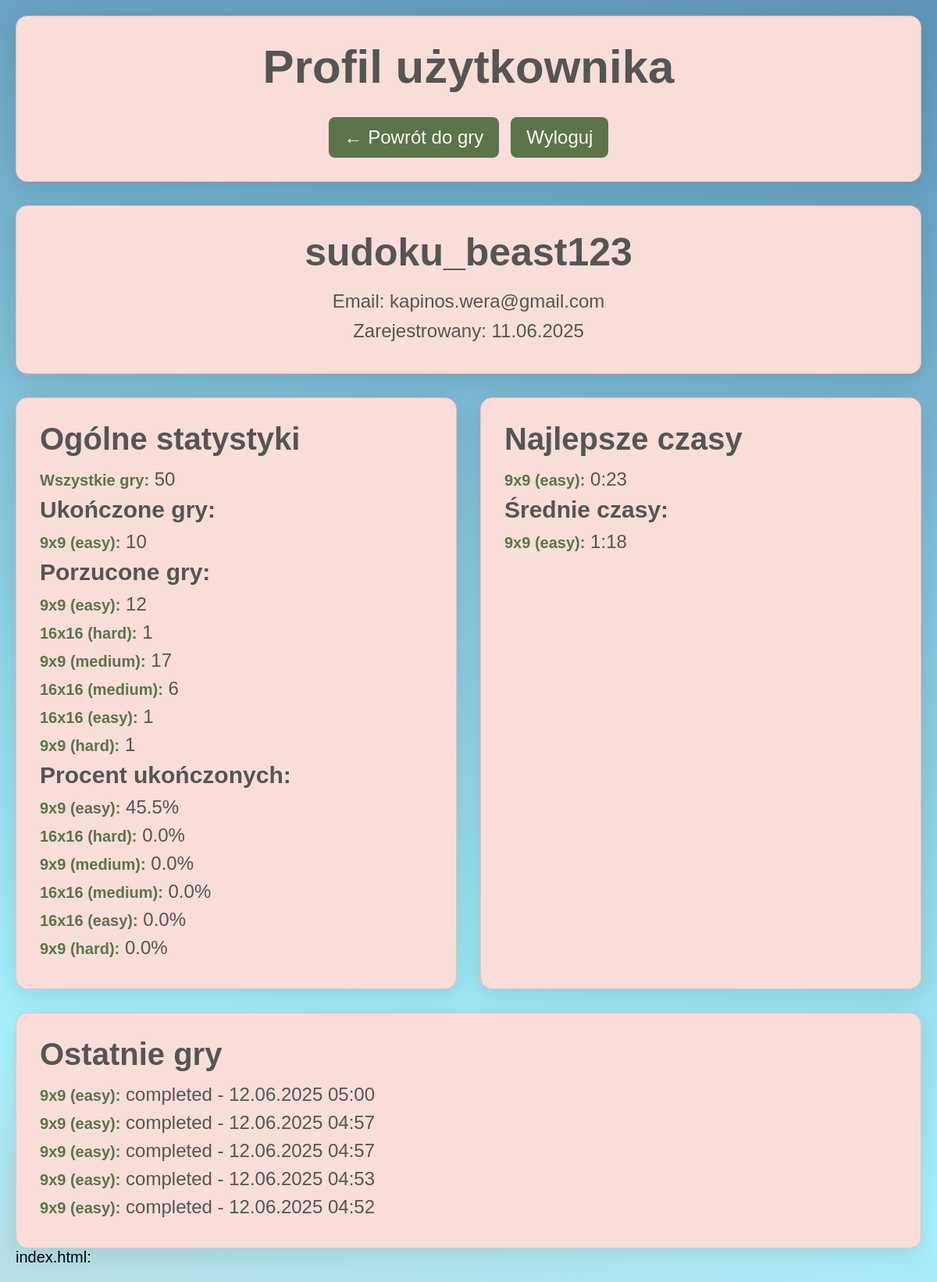
Screenshot of /profile (signed in) with the database file from the repository.
### app.py (models this page shows, shortened)
class User(db.Model):
    __tablename__ = 'users'
    id = db.Column(db.Integer, primary_key=True)
    username = db.Column(db.String(80), unique=True, nullable=False)
    email = db.Column(db.String(120), unique=True, nullable=False)
    password_hash = db.Column(db.String(128), nullable=False)
    created_at = db.Column(db.DateTime, default=datetime.utcnow)
    is_active = db.Column(db.Boolean, default=True)

class SudokuBestScore(db.Model):
    __tablename__ = 'sudoku_best_scores'
    id = db.Column(db.Integer, primary_key=True)
    user_id = db.Column(db.Integer, db.ForeignKey('users.id'), nullable=False)
    board_size = db.Column(db.Integer, nullable=False)
    difficulty = db.Column(db.String(20), nullable=False)
    best_time_seconds = db.Column(db.Integer, nullable=False)
    achieved_at = db.Column(db.DateTime, default=datetime.utcnow)
    game_id = db.Column(db.Integer, db.ForeignKey('sudoku_games.id'), nullable=True)
    user = db.relationship('User', backref=db.backref('best_scores', lazy=True))
    game = db.relationship('SudokuGame')
    __table_args__ = (db.UniqueConstraint('user_id', 'board_size', 'difficulty'),)

class SudokuGame(db.Model):
    __tablename__ = 'sudoku_games'
    id = db.Column(db.Integer, primary_key=True)
    user_id = db.Column(db.Integer, db.ForeignKey('users.id'), nullable=False)
    board_size = db.Column(db.Integer, nullable=False)
    difficulty = db.Column(db.String(20), nullable=False)
    status = db.Column(db.String(20), nullable=False, default='started')  # started, completed, abandoned, failed
    time_seconds = db.Column(db.Integer, nullable=True)  # NULL jeśli nie ukończono
    started_at = db.Column(db.DateTime, default=datetime.utcnow)
    finished_at = db.Column(db.DateTime, nullable=True)
    moves_count = db.Column(db.Integer, default=0)
    hints_used = db.Column(db.Integer, default=0)
    user = db.relationship('User', backref=db.backref('games', lazy=True))

### app.py (the view)
@app.route('/profile')
@login_required
def profile():
    user_id = session['user_id']
    user = User.query.get(user_id)
    total_games = SudokuGame.query.filter_by(user_id=user_id).count()
    game_stats = {}
    distinct_games = db.session.query(
        SudokuGame.board_size,
        SudokuGame.difficulty
    ).filter_by(user_id=user_id).distinct().all()
    for board_size, difficulty in distinct_games:
        category = f"{board_size}x{board_size} ({difficulty})"
        category_games = SudokuGame.query.filter_by(
            user_id=user_id,
            board_size=board_size,
            difficulty=difficulty
        )
        total_in_category = category_games.count()
        completed_in_category = category_games.filter_by(status='completed').count()
        abandoned_in_category = category_games.filter_by(status='abandoned').count()
        completed_games_with_time = category_games.filter(
            SudokuGame.status == 'completed',
            SudokuGame.time_seconds.isnot(None)
        ).all()
        avg_time_seconds = 0
        if completed_games_with_time:
            total_time = sum(game.time_seconds for game in completed_games_with_time)
            avg_time_seconds = total_time // len(completed_games_with_time)
        completion_rate = round(completed_in_category / total_in_category * 100, 1) if total_in_category > 0 else 0
        game_stats[category] = {
            'total': total_in_category,
            'completed': completed_in_category,
            'abandoned': abandoned_in_category,
            'completion_rate': completion_rate,
            'avg_time_minutes': avg_time_seconds // 60,
            'avg_time_seconds': avg_time_seconds % 60
        }
    best_scores = SudokuBestScore.query.filter_by(user_id=user_id).all()
    recent_games = SudokuGame.query.filter_by(user_id=user_id).order_by(SudokuGame.started_at.desc()).limit(5).all()
    return render_template('profile.html',
                         user=user,
                         total_games=total_games,
                         game_stats=game_stats,
                         best_scores=best_scores,
                         recent_games=recent_games)

### app.py (called while the page is built)
def login_required(f):
    from functools import wraps
    @wraps(f)
    def decorated_function(*args, **kwargs):
        if 'user_id' not in session:
            flash('Musisz być zalogowany żeby uzyskać dostęp do tej strony.', 'error')
            return redirect(url_for('login'))
        return f(*args, **kwargs)
    return decorated_function

### templates/profile.html (shortened to what this page needs)
<!DOCTYPE html>
<html lang="pl">
<head>
    <link rel="stylesheet" href="{{ url_for('static', filename='css/profilestyle.css') }}">
</head>
<body>
    <div class="container">
        <header>
            <h1>Profil użytkownika</h1>
            <nav>
                <a href="{{ url_for('index') }}">← Powrót do gry</a>
                <a href="{{ url_for('logout') }}">Wyloguj</a>
            </nav>
        </header>
        <div class="profile-info">
            <h2>{{ user.username }}</h2>
            <p>Email: {{ user.email }}</p>
            <p>Zarejestrowany: {{ user.created_at.strftime('%d.%m.%Y') }}</p>
        </div>
        <div class="stats-grid">
            <div class="stat-card">
                <h3>Ogólne statystyki</h3>
                <p><strong>Wszystkie gry:</strong> {{ total_games }}</p>
                <h4>Ukończone gry:</h4>
                {% if game_stats %}
                    {% for category, stats in game_stats.items() %}
                        {% if stats.completed > 0 %}
                            <p><strong>{{ category }}:</strong> {{ stats.completed }}</p>
                        {% endif %}
                    {% endfor %}
                {% else %}
                    <p>Brak ukończonych gier</p>
                {% endif %}
                <h4>Porzucone gry:</h4>
                {% if game_stats %}
                    {% for category, stats in game_stats.items() %}
                        {% if stats.abandoned > 0 %}
                            <p><strong>{{ category }}:</strong> {{ stats.abandoned }}</p>
                        {% endif %}
                    {% endfor %}
                {% else %}
                    <p>Brak porzuconych gier</p>
                {% endif %}
                <h4>Procent ukończonych:</h4>
                {% if game_stats %}
                    {% for category, stats in game_stats.items() %}
                        <p><strong>{{ category }}:</strong> {{ stats.completion_rate }}%</p>
                    {% endfor %}
                {% endif %}
            </div>
            <div class="stat-card">
                <h3>Najlepsze czasy</h3>
                {% if best_scores %}
                    {% for score in best_scores %}
                        <p><strong>{{ score.board_size }}x{{ score.board_size }} ({{ score.difficulty }}):</strong>
                           {{ score.best_time_seconds // 60 }}:{{ '%02d'|format(score.best_time_seconds % 60) }}</p>
                    {% endfor %}
                {% else %}
                    <p>Brak ukończonych gier</p>
                {% endif %}
                <h4>Średnie czasy:</h4>
                {% if game_stats %}
                    {% for category, stats in game_stats.items() %}
                        {% if stats.completed > 0 %}
                            <p><strong>{{ category }}:</strong> {{ stats.avg_time_minutes }}:{{ '%02d'|format(stats.avg_time_seconds % 60) }}</p>
                        {% endif %}
                    {% endfor %}
                {% endif %}
            </div>
        </div>
        {% if recent_games %}
        <div class="stat-card">
            <h3>Ostatnie gry</h3>
            {% for game in recent_games %}
                <p><strong>{{ game.board_size }}x{{ game.board_size }} ({{ game.difficulty }}):</strong>
                   {{ game.status }} - {{ game.started_at.strftime('%d.%m.%Y %H:%M') }}</p>
            {% endfor %}
        </div>
        {% endif %}
    </div>
</body>
</html>

### static/css/profilestyle.css (style rules this page uses)
* { font-size: 20px; margin: 0; padding: 0; box-sizing: border-box; }
body { font-family: "Dongle", "Comic Sans MS", sans-serif; min-height: 100vh; background: linear-gradient(11.21deg, #B8DDE3 -0.76%, #A7F1FF 16.78%, #5386AC 113.02%); margin: 0; padding: 20px; }
h1 { color: #555; margin-bottom: 1rem; font-size: 3rem; text-align: center; margin-bottom: 30px; }
h2 { color: #555; font-size: 2.5rem; text-align: center; margin-bottom: 20px; }
h3 { color: #555; font-size: 2rem; margin-bottom: 15px; }
h4 { color: #555; font-size: 1.5rem; margin-bottom: 10px; }
.container { max-width: 1200px; margin: 0 auto; }
header { background: #f9ddd8; border-radius: 15px; padding: 30px; margin-bottom: 30px; box-shadow: 0 8px 32px rgba(0, 0, 0, 0.1); border: 1px solid #f3baba; text-align: center; }
nav { display: flex; justify-content: center; gap: 15px; margin-top: 20px; }
nav a { background: #5b744b; color: #fff4f2; text-decoration: none; padding: 12px 20px; border-radius: 8px; font-size: 1.2rem; transition: background-color 0.3s ease; }
.profile-info { background: #f9ddd8; border-radius: 15px; padding: 30px; margin-bottom: 30px; box-shadow: 0 8px 32px rgba(0, 0, 0, 0.1); border: 1px solid #f3baba; text-align: center; }
.profile-info p { color: #555; font-size: 1.2rem; margin-bottom: 10px; }
.stats-grid { display: grid; grid-template-columns: repeat(auto-fit, minmax(400px, 1fr)); gap: 30px; margin-bottom: 30px; }
.stat-card { background: #f9ddd8; border-radius: 15px; padding: 30px; box-shadow: 0 8px 32px rgba(0, 0, 0, 0.1); border: 1px solid #f3baba; }
.stat-card p { color: #555; font-size: 1.2rem; margin-bottom: 8px; }
.stat-card strong { color: #5b744b; font-weight: bold; }
.stats-grid + .stat-card { background: #f9ddd8; border-radius: 15px; padding: 30px; box-shadow: 0 8px 32px rgba(0, 0, 0, 0.1); border: 1px solid #f3baba; }

### rows the page displays
User: username "sudoku_beast123", email "kapinos.wera@gmail.com", created_at "11.06.2025"
SudokuBestScore: board_size "9", difficulty "easy", best_time_seconds "0", score.best_time_seconds%60 "23"
SudokuGame: board_size "9", difficulty "easy", status "completed", started_at "12.06.2025 05:00"
SudokuGame: board_size "9", difficulty "easy", status "completed", started_at "12.06.2025 04:57"
SudokuGame: board_size "9", difficulty "easy", status "completed", started_at "12.06.2025 04:57"
SudokuGame: board_size "9", difficulty "easy", status "completed", started_at "12.06.2025 04:53"
SudokuGame: board_size "9", difficulty "easy", status "completed", started_at "12.06.2025 04:52"

### other values shown
{{ total_games }} "50"
{{ category }} "9x9 (easy)"
{{ stats.completed }} "10"
{{ category }} "9x9 (easy)" "16x16 (hard)" "9x9 (medium)" "16x16 (medium)" "16x16 (easy)" "9x9 (hard)"
{{ stats.abandoned }} "12" "1" "17" "6" "1" "1"
{{ stats.completion_rate }} "45.5" "0.0" "0.0" "0.0" "0.0" "0.0"
{{ stats.avg_time_minutes }} "1"
{{ '%02d'|format(stats.avg_time_seconds % 60) }} "18"
